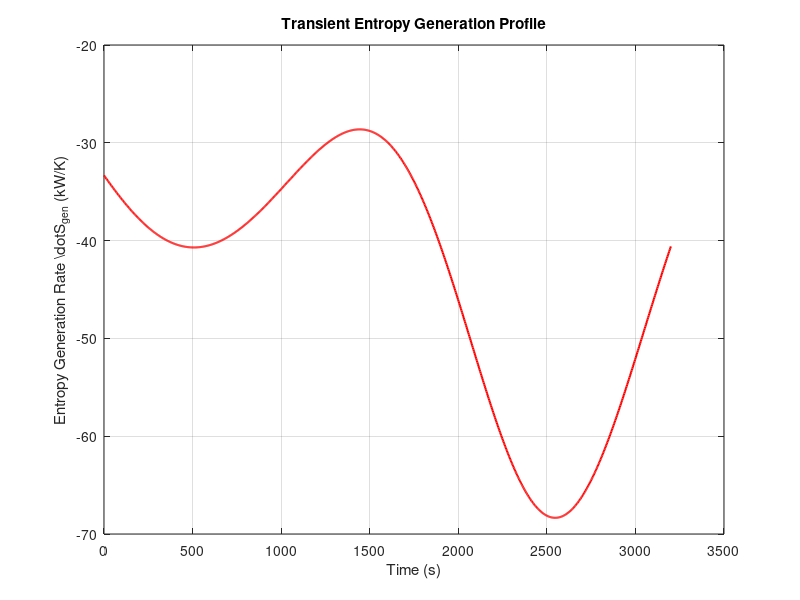

MATLAB code to generate this figure:
% Problem 6: Dynamic Energy-Entropy Cycle Simulation

% Time grid definition
t_end = 3200;
n_points = 1000;
time_vec = linspace(0, t_end, n_points);

%% System Definitions
% Vectorized anonymous functions for temperature and heat
Func_Th = @(t) 900 - 300.*exp(-0.0008.*t);
Func_Tc = @(t) 300 + 40.*sin(0.002.*t);
Func_Qin = @(t) 20000 .* (1 + 0.3.*sin(0.003.*t));

%% Calculation of Profiles
% Evaluate parameters across the entire time vector at once
Th_profile = Func_Th(time_vec);
Tc_profile = Func_Tc(time_vec);
Qin_profile = Func_Qin(time_vec);

% Calculate instantaneous efficiency and power
Efficiency_inst = 1 - (Tc_profile ./ Th_profile);
Power_inst = Efficiency_inst .* Qin_profile;

%% Work Output Integration
% Numerical integration of Power(t) dt
Total_Work = trapz(time_vec, Power_inst);

fprintf('Total Work Output: %.4f kJ\n', Total_Work);

%% Entropy Generation Analysis
% Evaluation using the given relation: S_dot = Q/Th - Q/Tc
S_gen_rate = (Qin_profile ./ Th_profile) - (Qin_profile ./ Tc_profile);

% Visualization
figure(1)
plot(time_vec, S_gen_rate, 'r-', 'LineWidth', 1.5)
xlabel('Time (s)')
ylabel('Entropy Generation Rate \dot{S}_{gen} (kW/K)')
title('Transient Entropy Generation Profile')
grid on